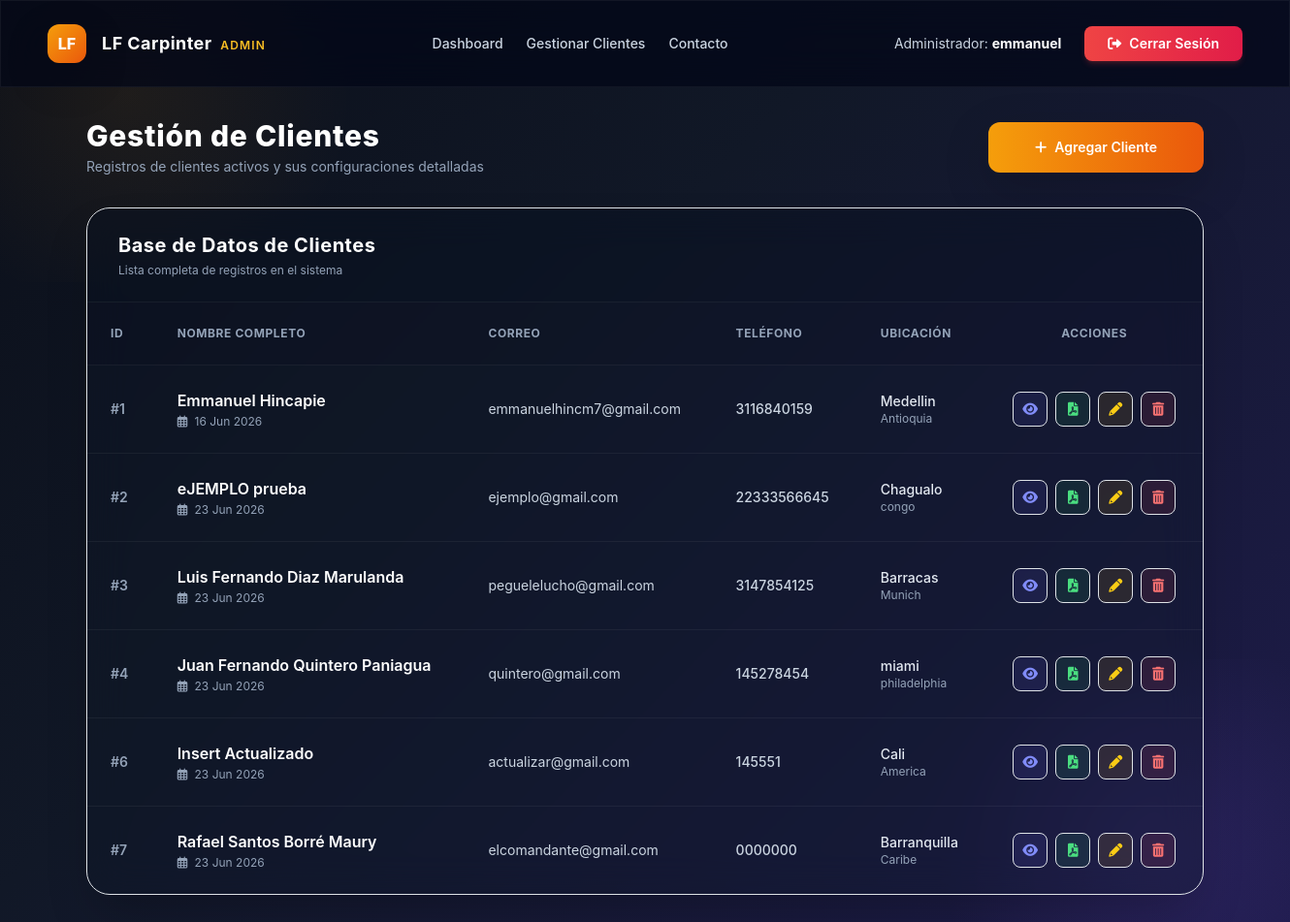
Screenshot of /adminpanel/clientes/ (signed in) with the database file from the repository.
### dcrm/website/models.py (models this page shows, shortened)
class Cliente(models.Model):
    letras_regex = RegexValidator(r'^[a-zA-ZáéíóúÁÉÍÓÚñÑ\s]+$', 'Solo se permiten letras y espacios en este campo.')
    telefono_regex = RegexValidator(r'^\+?[\d\s\-\(\)]+$', 'El número de teléfono contiene caracteres no válidos.')
    alfa_num_regex = RegexValidator(r'^[a-zA-Z0-9áéíóúÁÉÍÓÚñÑ\s\.,#-]+$', 'Contiene caracteres especiales no permitidos.')
    fecha_registro = models.DateTimeField(auto_now_add=True)
    nombre = models.CharField(max_length=100, validators=[letras_regex])
    apellido = models.CharField(max_length=100, validators=[letras_regex])
    correo = models.EmailField()
    telefono = models.CharField(max_length=20, validators=[telefono_regex])
    direccion = models.CharField(max_length=255, validators=[alfa_num_regex])
    ciudad = models.CharField(max_length=100, validators=[letras_regex])
    estado = models.CharField(max_length=100, validators=[letras_regex])
    codigo_postal = models.CharField(max_length=20, validators=[RegexValidator(r'^[\d\-a-zA-Z]+$', 'Formato de código postal no válido')])

### customadmin/views.py (the view)
# urls.py: path('clientes/', views.ClienteListView.as_view(), name='cliente_list'),
@method_decorator(role_required('admin'), name='dispatch')
class ClienteListView(ListView):
    model = Cliente
    template_name = 'customadmin/cliente_list.html'
    context_object_name = 'clientes'

### customadmin/templates/customadmin/cliente_list.html (shortened to what this page needs)
{% extends 'customadmin_base.html' %}
{% load static %}
{% block content %}
<div class="max-w-6xl mx-auto">
    <div class="mb-8 flex flex-col sm:flex-row items-center justify-between gap-4">
        <div>
            <h1 class="text-3xl font-extrabold text-white tracking-wide">Gestión de Clientes</h1>
            <p class="text-slate-400 text-sm mt-1">Registros de clientes activos y sus configuraciones detalladas</p>
        </div>
        <a hx-get="{% url 'customadmin:cliente_add' %}" hx-target="#spa-container" hx-select="#spa-container" hx-push-url="true" class="bg-gradient-to-r from-amber-500 to-orange-600 text-white px-5 py-3 rounded-xl font-semibold hover:opacity-90 transition text-sm flex items-center gap-2 shadow-lg shadow-amber-500/25 self-stretch sm:self-auto justify-center cursor-pointer">
            <i class="fas fa-plus"></i> Agregar Cliente
        </a>
    </div>
    <div class="glass-card rounded-3xl shadow-2xl overflow-hidden border border-white/5 bg-slate-900/30">
        <div class="px-8 py-6 border-b border-white/5 flex flex-col sm:flex-row items-center justify-between gap-4 bg-slate-950/20">
            <div>
                <h2 class="text-xl font-bold text-white tracking-wide">Base de Datos de Clientes</h2>
                <p class="text-slate-400 text-xs mt-1">Lista completa de registros en el sistema</p>
            </div>
        </div>
        <div class="overflow-x-auto">
            <table class="w-full text-left border-collapse">
                <thead>
                    <tr class="border-b border-white/5 text-slate-400 text-xs uppercase font-bold tracking-wider bg-slate-950/10">
                        <th class="px-6 py-4">ID</th>
                        <th class="px-6 py-4">Nombre Completo</th>
                        <th class="px-6 py-4">Correo</th>
                        <th class="px-6 py-4">Teléfono</th>
                        <th class="px-6 py-4">Ubicación</th>
                        <th class="px-6 py-4 text-center">Acciones</th>
                    </tr>
                </thead>
                <tbody class="divide-y divide-white/5">
                    {% for cliente in clientes %}
                        <tr class="hover:bg-white/[0.02] transition">
                            <td class="px-6 py-4 text-slate-400 text-sm font-semibold">#{{ cliente.id }}</td>
                            <td class="px-6 py-4">
                                <div class="font-semibold text-white">{{ cliente.nombre }} {{ cliente.apellido }}</div>
                                <div class="text-xs text-slate-400 mt-0.5"><i class="far fa-calendar-alt mr-1"></i> {{ cliente.fecha_registro|date:"d M Y" }}</div>
                            </td>
                            <td class="px-6 py-4 text-slate-300 text-sm">{{ cliente.correo }}</td>
                            <td class="px-6 py-4 text-slate-300 text-sm font-medium">{{ cliente.telefono }}</td>
                            <td class="px-6 py-4">
                                <div class="text-slate-200 text-sm font-medium">{{ cliente.ciudad }}</div>
                                <div class="text-xs text-slate-400">{{ cliente.estado }}</div>
                            </td>
                            <td class="px-6 py-4">
                                <div class="flex items-center justify-center gap-2">
                                    <a hx-get="{% url 'customadmin:cliente_detail' cliente.id %}" hx-target="#spa-container" hx-select="#spa-container" hx-push-url="true" class="h-9 w-9 rounded-lg bg-indigo-500/10 border border-indigo-500/20 text-indigo-400 hover:bg-indigo-500 hover:text-white transition flex items-center justify-center cursor-pointer" title="Ver Ficha Completa">
                                        <i class="fas fa-eye text-sm"></i>
                                    </a>
                                    <a href="{% url 'customadmin:download_pdf' cliente.id %}" class="h-9 w-9 rounded-lg bg-green-500/10 border border-green-500/20 text-green-400 hover:bg-green-500 hover:text-white transition flex items-center justify-center" title="Descargar Ficha PDF">
                                        <i class="fas fa-file-pdf text-sm"></i>
                                    </a>
                                    <a hx-get="{% url 'customadmin:cliente_edit' cliente.id %}" hx-target="#spa-container" hx-select="#spa-container" hx-push-url="true" class="h-9 w-9 rounded-lg bg-yellow-500/10 border border-yellow-500/20 text-yellow-400 hover:bg-yellow-500 hover:text-slate-900 transition flex items-center justify-center cursor-pointer" title="Editar Registro">
                                        <i class="fas fa-pencil-alt text-sm"></i>
                                    </a>
                                    <a hx-get="{% url 'customadmin:cliente_delete' cliente.id %}" hx-target="#spa-container" hx-select="#spa-container" hx-push-url="true" class="h-9 w-9 rounded-lg bg-red-500/10 border border-red-500/20 text-red-400 hover:bg-red-500 hover:text-white transition flex items-center justify-center cursor-pointer" title="Eliminar Registro">
                                        <i class="fas fa-trash-alt text-sm"></i>
                                    </a>
                                </div>
                            </td>
                        </tr>
                    {% endfor %}
                </tbody>
            </table>
        </div>
    </div>
</div>
{% endblock %}

### customadmin/templates/customadmin_base.html (shortened to what this page needs)
{% load static %}
<!doctype html>
<html lang="es">
<head>
    <link href="{% static 'css/bootstrap.min.css' %}" rel="stylesheet">
    <script src="{% static 'js/tailwindcss.js' %}"></script>
    <link href="{% static 'css/all.min.css' %}" rel="stylesheet">
</head>
<body class="pb-12">
    <nav class="glass-card sticky top-0 z-50 border-b border-white/5 bg-slate-950/70">
        <div class="container mx-auto px-6 py-4 flex flex-col md:flex-row items-center justify-between gap-4">
            <div class="flex items-center gap-3">
                <div class="h-10 w-10 rounded-xl bg-gradient-to-br from-amber-500 to-orange-600 flex items-center justify-center font-extrabold text-white text-base shadow-lg shadow-amber-500/30">LF</div>
                <span class="text-white font-bold text-lg tracking-wide">LF Carpinter <span class="text-xs uppercase tracking-widest text-amber-400 font-semibold ml-1">ADMIN</span></span>
            </div>
            <div class="flex items-center gap-6 text-sm font-medium">
                <a hx-get="{% url 'customadmin:dashboard' %}" hx-target="#spa-container" hx-select="#spa-container" hx-push-url="true" class="text-slate-300 hover:text-white hover:underline transition cursor-pointer">Dashboard</a>
                <a hx-get="{% url 'customadmin:cliente_list' %}" hx-target="#spa-container" hx-select="#spa-container" hx-push-url="true" class="text-slate-300 hover:text-white hover:underline transition cursor-pointer">Gestionar Clientes</a>
                <a hx-get="{% url 'customadmin:contacto' %}" hx-target="#spa-container" hx-select="#spa-container" hx-push-url="true" class="text-slate-300 hover:text-white hover:underline transition cursor-pointer">Contacto</a>
            </div>
            <div class="flex items-center gap-6">
                <span class="text-slate-300 text-sm hidden sm:inline">Administrador: <strong class="text-white">{{ user.get_full_name|default:user.username }}</strong></span>
                <a href="{% url 'logout' %}" class="bg-gradient-to-r from-red-500 to-rose-600 text-white px-4 py-2 rounded-lg font-semibold hover:opacity-90 transition text-sm flex items-center gap-2 shadow-md shadow-red-500/20">
                    <i class="fas fa-sign-out-alt"></i> Cerrar Sesión
                </a>
            </div>
        </div>
    </nav>
    <div class="container mx-auto px-6 mt-8 relative z-10" id="spa-container">
        {% block content %}
        {% endblock %}
    </div>
</body>
</html>

### customadmin/templates/customadmin_base.html (style rules this page uses)
body { background: linear-gradient(135deg, #0b0f19 0%, #111827 40%, #1e1b4b 100%); font-family: 'Inter', sans-serif; min-height: 100vh; color: #f3f4f6; position: relative; overflow-x: hidden; }
body::before { content: ''; position: absolute; top: -10%; left: -10%; width: 40%; height: 40%; background: radial-gradient(circle, rgba(245, 158, 11, 0.08) 0%, transparent 70%); pointer-events: none; }
body::after { content: ''; position: absolute; bottom: -10%; right: -10%; width: 40%; height: 40%; background: radial-gradient(circle, rgba(139, 92, 246, 0.12) 0%, transparent 70%); pointer-events: none; }
.glass-card { background: rgba(255, 255, 255, 0.02); border: 1px solid rgba(255, 255, 255, 0.06); backdrop-filter: blur(20px); -webkit-backdrop-filter: blur(20px); }

### rows the page displays
Cliente: id "1", nombre "Emmanuel", apellido "Hincapie", fecha_registro "16 Jun 2026", correo "emmanuelhincm7@gmail.com", telefono "3116840159", ciudad "Medellin", estado "Antioquia"
Cliente: id "2", nombre "eJEMPLO", apellido "prueba", fecha_registro "23 Jun 2026", correo "ejemplo@gmail.com", telefono "22333566645", ciudad "Chagualo", estado "congo"
Cliente: id "3", nombre "Luis Fernando", apellido "Diaz Marulanda", fecha_registro "23 Jun 2026", correo "peguelelucho@gmail.com", telefono "3147854125", ciudad "Barracas", estado "Munich"
Cliente: id "4", nombre "Juan Fernando", apellido "Quintero Paniagua", fecha_registro "23 Jun 2026", correo "quintero@gmail.com", telefono "145278454", ciudad "miami", estado "philadelphia"
Cliente: id "6", nombre "Insert", apellido "Actualizado", fecha_registro "23 Jun 2026", correo "actualizar@gmail.com", telefono "145551", ciudad "Cali", estado "America"
Cliente: id "7", nombre "Rafael Santos", apellido "Borré Maury", fecha_registro "23 Jun 2026", correo "elcomandante@gmail.com", telefono "0000000", ciudad "Barranquilla", estado "Caribe"

### other values shown
{{ user.get_full_name|default:user.username }} "emmanuel"
